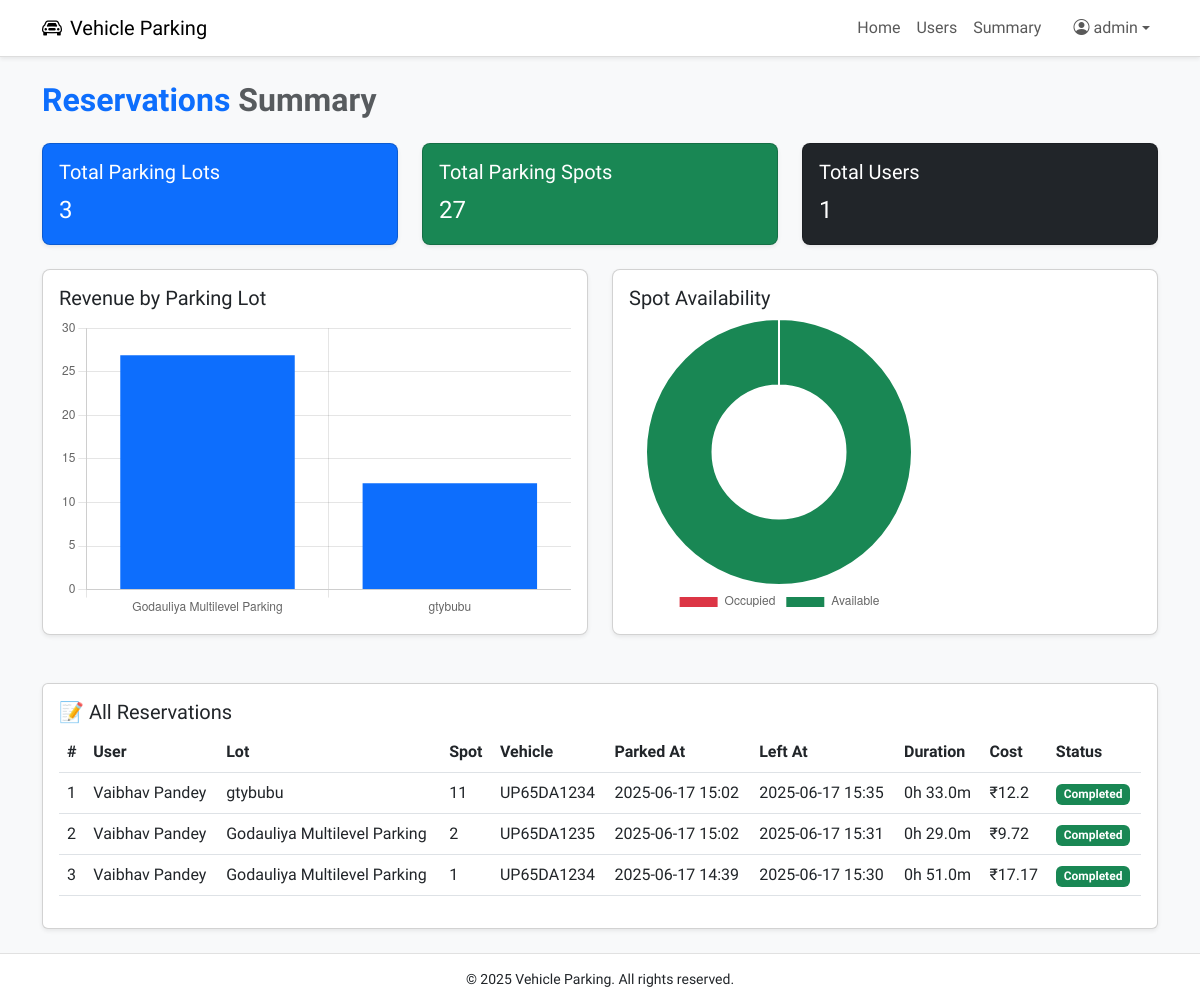
The page /admin/summary (signed in) on the database as committed earlier.
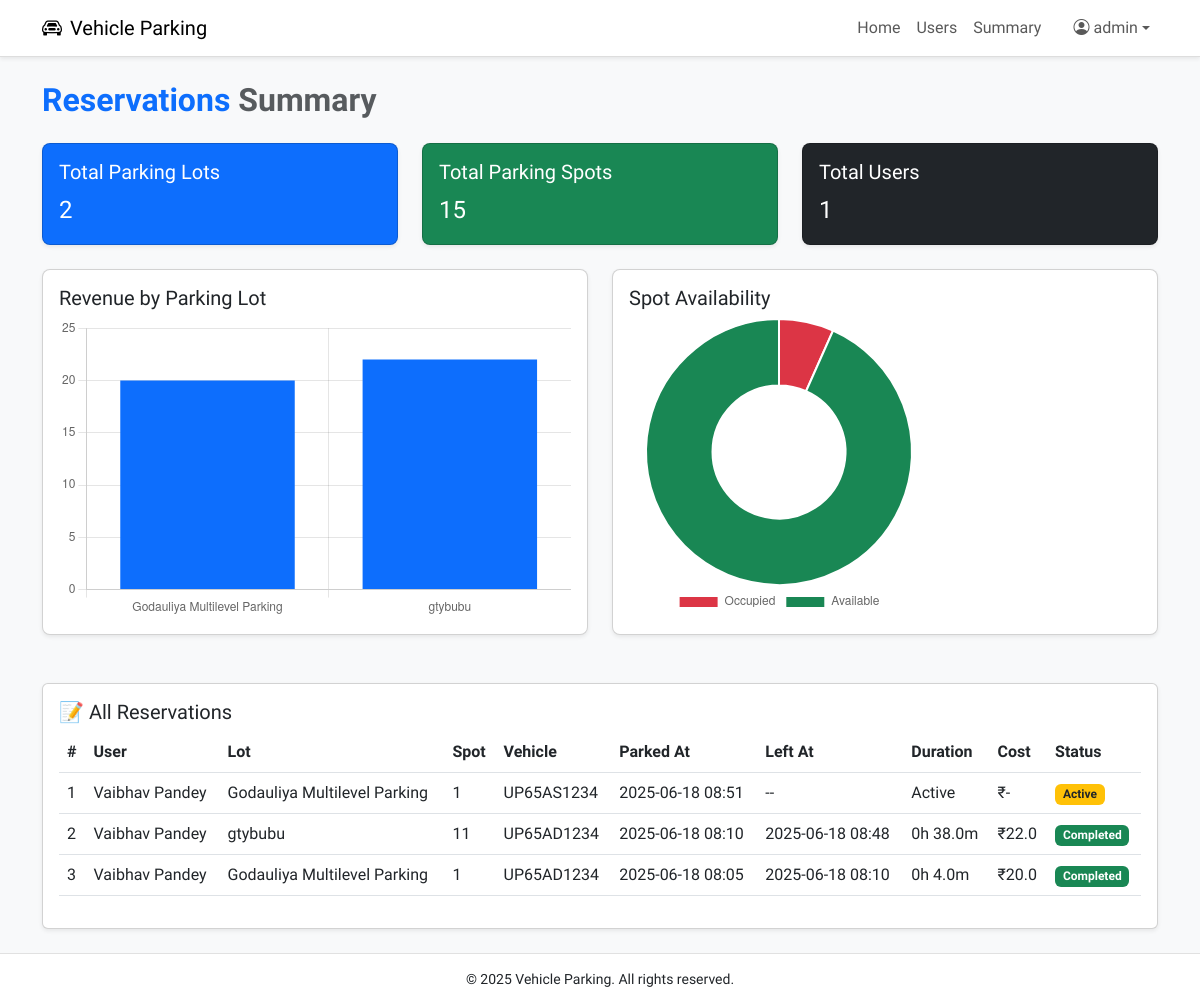
The same page on the database as committed later.
### models.py (models this page shows, shortened)
class Reservation(db.Model):
    __tablename__ = 'reservation'
    id = db.Column(db.Integer, primary_key=True)
    spot_id = db.Column(db.Integer, db.ForeignKey('parking_spot.id'), nullable=False)
    user_id = db.Column(db.Integer, db.ForeignKey('user.id'), nullable=False)
    vehicle_number = db.Column(db.String(20), nullable=False)
    parking_timestamp = db.Column(db.DateTime, default=datetime.utcnow)
    leaving_timestamp = db.Column(db.DateTime)
    parking_cost = db.Column(db.Float)
    is_active = db.Column(db.Boolean, default=True)

class User(db.Model, UserMixin):
    __tablename__ = 'user'
    id = db.Column(db.Integer, primary_key=True)
    username = db.Column(db.String(100), unique=True, nullable=False)
    full_name = db.Column(db.String(100), nullable=False)
    email = db.Column(db.String(100), unique=True, nullable=False)
    password_hash = db.Column(db.String(200), nullable=False)
    address = db.Column(db.String(200))
    pin_code = db.Column(db.String(10))
    role = db.Column(db.String(20), nullable=False, default='user')
    created_at = db.Column(db.DateTime, default=datetime.utcnow)
    reservations = db.relationship('Reservation', backref='user', lazy=True)

class ParkingLot(db.Model):
    __tablename__ = 'parking_lot'
    id = db.Column(db.Integer, primary_key=True)
    city_id = db.Column(db.Integer, db.ForeignKey('city.id'), nullable=False)
    prime_location_name = db.Column(db.String(100), nullable=False)
    address = db.Column(db.String(200))
    pin_code = db.Column(db.String(10))
    price_per_hour = db.Column(db.Float, nullable=False)
    max_spots = db.Column(db.Integer, nullable=False)
    created_at = db.Column(db.DateTime, default=datetime.utcnow)
    spots = db.relationship('ParkingSpot', backref='lot', cascade='all, delete-orphan', lazy=True)

class ParkingSpot(db.Model):
    __tablename__ = 'parking_spot'
    id = db.Column(db.Integer, primary_key=True)
    lot_id = db.Column(db.Integer, db.ForeignKey('parking_lot.id', ondelete='CASCADE'), nullable=False)
    status = db.Column(db.String(1), default='A')  # A = Available, O = Occupied
    created_at = db.Column(db.DateTime, default=datetime.utcnow)
    reservation = db.relationship('Reservation', backref='spot', uselist=False, cascade='all, delete-orphan')

### controllers/admin.py (the view)
@admin_bp.route('/summary')
@login_required
@admin_required
def summary():
    total_lots = ParkingLot.query.count()
    total_spots = ParkingSpot.query.count()
    total_users = User.query.filter_by(role='user').count()
    revenue_data = (
        db.session.query(
            ParkingLot.prime_location_name,
            func.coalesce(func.sum(Reservation.parking_cost), 0)
        )
        .join(ParkingSpot, ParkingSpot.lot_id == ParkingLot.id)
        .join(Reservation, Reservation.spot_id == ParkingSpot.id)
        .filter(Reservation.is_active == False)
        .group_by(ParkingLot.prime_location_name)
        .all()
    )
    chart_labels = [lot for lot, _ in revenue_data]
    chart_values = [revenue for _, revenue in revenue_data]
    total_available = ParkingSpot.query.filter_by(status='A').count()
    total_occupied = ParkingSpot.query.filter_by(status='O').count()
    reservations = Reservation.query.order_by(Reservation.parking_timestamp.desc()).all()
    return render_template(
        'admin/summary.html',
        total_lots=total_lots,
        total_spots=total_spots,
        total_users=total_users,
        chart_labels=chart_labels,
        chart_values=chart_values,
        available=total_available,
        occupied=total_occupied,
        reservations=reservations
    )

### app.py (called while the page is built)
@login_manager.user_loader
def load_user(user_id):
    user_type = session.get('user_type')
    if user_type == 'user':
        return User.query.get(int(user_id))
    elif user_type == 'admin':
        return Admin.query.get(int(user_id))
    return None

### templates/admin/summary.html (shortened to what the changed rows need)
{% extends 'base.html' %}
{% block content %}
<div class="container py-4">
    <h2 class="fw-bold mb-4 text-primary">Reservations <span class="text-muted">Summary</span></h2>
    <div class="row mb-4">
        <div class="col-md-4">
            <div class="card square-card text-white bg-primary shadow-sm">
                <div class="card-body">
                    <h5 class="card-title">Total Parking Lots</h5>
                    <p class="card-text fs-4">{{ total_lots }}</p>
                </div>
            </div>
        </div>
        <div class="col-md-4">
            <div class="card square-card text-white bg-success shadow-sm">
                <div class="card-body">
                    <h5 class="card-title">Total Parking Spots</h5>
                    <p class="card-text fs-4">{{ total_spots }}</p>
                </div>
            </div>
        </div>
    </div>
    <div class="row mb-5">
        <div class="col-md-6">
            <div class="card square-card shadow-sm">
                <div class="card-body">
                    <div style="height: 300px;">
                        <canvas id="revenueChart" width="100%" height="100%"></canvas>
                    </div>
                </div>
            </div>
        </div>
        <div class="col-md-6">
            <div class="card square-card shadow-sm">
                <div class="card-body">
                    <div style="height: 300px;">
                        <canvas id="availabilityChart" width="100%" height="100%"></canvas>
                    </div>
                </div>
            </div>
        </div>
    </div>
    <div class="card shadow-sm">
        <div class="card-body">
            <table class="table table-hover">
                <thead>
                    <tr>
                        <th>#</th>
                        <th>User</th>
                        <th>Lot</th>
                        <th>Spot</th>
                        <th>Vehicle</th>
                        <th>Parked At</th>
                        <th>Left At</th>
                        <th>Duration</th>
                        <th>Cost</th>
                        <th>Status</th>
                    </tr>
                </thead>
                <tbody>
                    {% for r in reservations %}
                    <tr>
                        <td>{{ loop.index }}</td>
                        <td>{{ r.user.full_name }}</td>
                        <td>{{ r.spot.lot.prime_location_name }}</td>
                        <td>{{ r.spot.id }}</td>
                        <td>{{ r.vehicle_number }}</td>
                        <td>{{ r.parking_timestamp.strftime('%Y-%m-%d %H:%M') }}</td>
                        <td>
                            {% if r.leaving_timestamp %}
                                {{ r.leaving_timestamp.strftime('%Y-%m-%d %H:%M') }}
                            {% else %}
                                --
                            {% endif %}
                        </td>
                        <td>
                            {% if r.leaving_timestamp %}
                                {{ ((r.leaving_timestamp - r.parking_timestamp).total_seconds() // 3600)|int }}h
                                {{ ((r.leaving_timestamp - r.parking_timestamp).total_seconds() % 3600) // 60|int }}m
                            {% else %}
                                Active
                            {% endif %}
                        </td>
                        <td>₹{{ r.parking_cost if r.parking_cost else '-' }}</td>
                        <td>
                            {% if r.is_active %}
                                <span class="badge bg-warning text-dark">Active</span>
                            {% else %}
                                <span class="badge bg-success">Completed</span>
                            {% endif %}
                        </td>
                    </tr>
                    {% endfor %}
                </tbody>
            </table>
        </div>
    </div>
</div>
<script>
    const revenueCtx = document.getElementById('revenueChart').getContext('2d');
    new Chart(revenueCtx, {
        type: 'bar',
        data: {
            labels: {{ chart_labels | tojson | safe }},
            datasets: [{
                label: 'Revenue (₹)',
                data: {{ chart_values | tojson | safe }},
                backgroundColor: '#0d6efd'
            }]
        },
        options: {
            responsive: true,
            maintainAspectRatio: false,
            plugins: {
                legend: { display: false }
            },
            scales: {
                y: { beginAtZero: true }
            }
        }
    });
    const availabilityCtx = document.getElementById('availabilityChart').getContext('2d');
    new Chart(availabilityCtx, {
        type: 'doughnut',
        data: {
            labels: ['Occupied', 'Available'],
            datasets: [{
                data: {{ [occupied, available] | tojson }},
                backgroundColor: ['#dc3545', '#198754']
            }]
        },
        options: {
            responsive: true,
            plugins: {
                legend: { position: 'bottom' }
            }
        }
    });
</script>
{% endblock %}

Rows that differ between the two databases and show on the page:
removed Reservation: user.full_name "Vaibhav Pandey", spot.lot.prime_location_name "Godauliya Multilevel Parking", spot.id "1", vehicle_number "UP65DA1234", parking_timestamp "2025-06-17 14:39", leaving_timestamp "2025-06-17 15:30", leaving_timestamp+parking_timestamp "0", leaving_timestamp+parking_timestamp "51.0", parking_cost "17.17", is_active "Completed"
added Reservation: user.full_name "Vaibhav Pandey", spot.lot.prime_location_name "Godauliya Multilevel Parking", spot.id "1", vehicle_number "UP65AS1234", parking_timestamp "2025-06-18 08:51", shows "Active", parking_cost "-", is_active "Active"
changed Reservation "gtybubu": vehicle_number "UP65DA1234" → "UP65AD1234"; parking_timestamp "2025-06-17 15:02" → "2025-06-18 08:10"; leaving_timestamp "2025-06-17 15:35" → "2025-06-18 08:48"; leaving_timestamp+parking_timestamp "33.0" → "38.0"; parking_cost "12.2" → "22.0"
changed Reservation (number 3 of 3 on the later page): spot.id "2" → "1"; vehicle_number "UP65DA1235" → "UP65AD1234"; parking_timestamp "2025-06-17 15:02" → "2025-06-18 08:05"; leaving_timestamp "2025-06-17 15:31" → "2025-06-18 08:10"; leaving_timestamp+parking_timestamp "29.0" → "4.0"; parking_cost "9.72" → "20.0"
Other text that changed with them:
{{ total_lots }}: "3" → "2"
{{ total_spots }}: "27" → "15"
chart data {{ chart_values | tojson | safe }}: [26.89, 12.2] → [20.0, 22.0]
chart data {{ [occupied, available] | tojson }}: [0, 27] → [1, 14]
